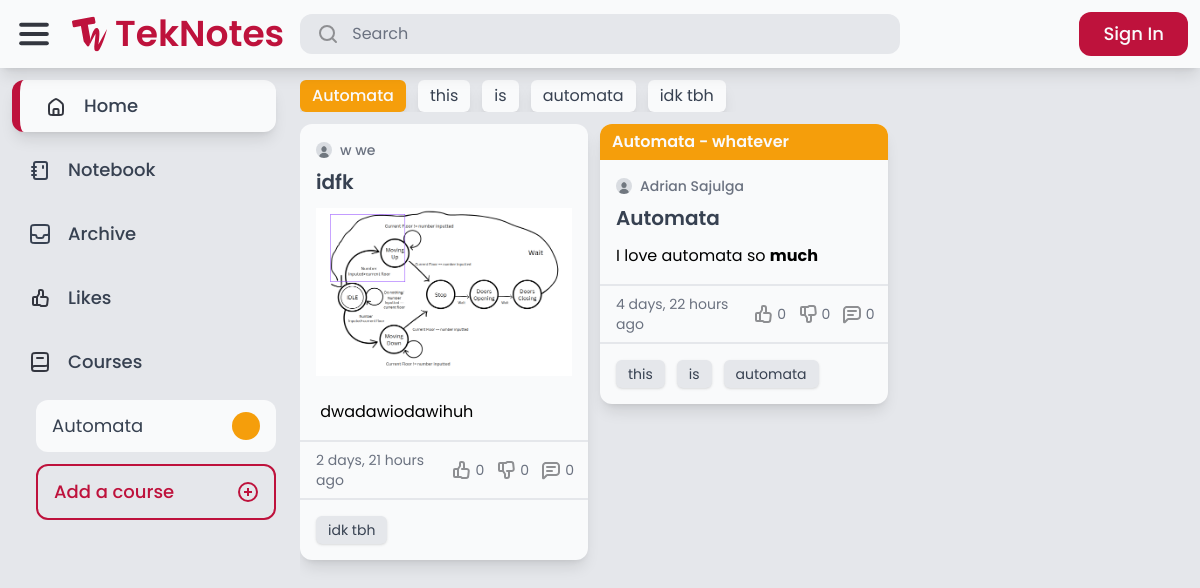
The page / on the database its author committed.
### course/models.py (models this page shows)
class Course(models.Model):
    COLORS = [
        ('red-500', 'Red'),
        ('orange-500', 'Orange'),
        ('amber-500', 'Amber'),
        ('lime-500', 'Lime'),
        ('green-500', 'Green'),
        ('emerald-500', 'Emerald'),
        ('teal-500', 'Teal'),
        ('cyan-500', 'Cyan'),
        ('blue-500', 'Blue'),
        ('indigo-500', 'Indigo'),
        ('violet-500', 'Violet'),
        ('purple-500', 'Purple'),
        ('fuchsia-500', 'Fuschia'),
        ('pink-500', 'Pink'),
    ]
    code = models.CharField(max_length=20)
    description = models.CharField(max_length=255)
    color = models.CharField(max_length=20, choices=COLORS, default='gray-500')
    created_by = models.ForeignKey(User, related_name='courses', on_delete=models.CASCADE)
    def __str__(self):
        return f'{self.code} - {self.description}'

### tags/models.py (models this page shows)
class Tag(models.Model):
    name = models.CharField(max_length=50, unique=True)
    def __str__(self):
        return self.name

### notes/models.py (models this page shows, shortened)
class Note(models.Model):
    title = models.CharField(max_length=255)
    content = CKEditor5Field("Text", config_name="extends", blank=True, null=True)
    course = models.ForeignKey(Course, null=True, blank=True, on_delete=models.SET_NULL)
    created_by = models.ForeignKey(User, related_name="notes", on_delete=models.CASCADE)
    created_at = models.DateTimeField(auto_now_add=True)
    modified_at = models.DateTimeField(auto_now=True)
    tags = models.ManyToManyField(Tag, related_name="notes", blank=True)
    is_archived = models.BooleanField(default=False)
    is_private = models.BooleanField(default=False)

### authentication/models.py (models this page shows, shortened)
class Profile(models.Model):
    user = models.OneToOneField(User, on_delete=models.CASCADE)
    bio = models.TextField(max_length=500, default="No bio yet.")
    avatar = models.ImageField(default="avatars/default.jpg", upload_to="avatars/")
    location = models.CharField(max_length=30, blank=True)

### core/views.py (the view)
# urls.py: path("", views.index, name="index"),
def index(request):
    notes = Note.objects.filter(is_archived=False, is_private=False).order_by(
        "-modified_at"
    )
    courses = Course.objects.filter(note__in=notes).distinct()
    tags = Tag.objects.filter(notes__in=notes).distinct()
    return render(
        request, "core/index.html", {"notes": notes, "courses": courses, "tags": tags}
    )

### core/context_processors.py (called while the page is built)
def courses_list(request):
    return {
        'your_courses': Course.objects.all().distinct()
    }

### core/templates/core/index.html (shortened to what this page needs)
{% extends 'core/base.html' %}
{% load static %}
{% block content %}
    {% if notes %}
        {% include 'tags/course_and_tags.html' %}
        {% include 'notes/notes.html' %}
    {% else %}
        {% include 'core/no_results.html' with message="It looks like there are no notes yet. Start contributing to the community!" complex=True%}
    {% endif %}
{% endblock %}

### core/templates/core/base.html (shortened to what this page needs)
{% extends 'core/core.html' %}
{% load static %}
{% load custom_filters %}
{% block body %}
    <div class="flex flex-col h-full overflow-hidden">
        <header class="flex items-center w-full p-3 gap-3 shadow-lg z-10 bg-gray-50">
            <div class="flex flex-1 items-center gap-4">
                <img class="cursor-pointer" id="menu-icon" src="{% static 'teknotes/images/Menu.svg' %}" alt="Menu">
                <a href="/" class="flex items-center gap-2">
                    <img src="{% static 'teknotes/images/TekNotes-Logo.svg' %}" alt="Logo">
                    <p id="logo-text" class="font-semibold text-rose-700 text-4xl">TekNotes</p>
                </a>
                <form action="{% url 'advanced_search:search' %}" method="get" class="flex flex-1 max-w-[600px] px-4 py-2 rounded-xl bg-gray-200 transition-all hover:bg-gray-300 gap-3 cursor-text min-w-[0px]" onclick="this.querySelector('input[name=\'query\']').focus();">
                    <img src="{% static 'teknotes/images/Search.svg' %}" alt="Search">
                    <input name="query" class="placeholder-gray-500 w-full text-gray-700 bg-transparent border-none focus:outline-none min-w-[0px]"
                           type="text" value="{{ query }}" placeholder="Search"
                           onclick="event.stopPropagation();"/>
                </form>
            </div>
            <div class="flex items-center gap-4 h-full">
                {% if request.user.is_authenticated %}
                    <a href="{% url 'notes:tek_a_note' %}" class="flex bg-rose-700 rounded-xl gap-4 px-4 py-2 transition-all hover:shadow-lg">
                        <img src="{% static 'teknotes/images/Edit.svg' %}" alt="Edit">
                        <p class="new-note-text text-gray-50 font-medium text-lg">Tek a Note</p>
                    </a>
                    <div class="flex h-full">
                        <a href="{% url 'authentication:logout' %}" class="transition-all flex gap-4 px-4 py-2 rounded-l-xl bg-gray-200 hover:shadow-lg">
                            <p class="text-gray-700 text-lg">Log out</p>
                        </a>
                        <a href="{% url 'authentication:profile' request.user.id %}" class="transition-all flex h-full aspect-square rounded-r-xl bg-[url('{{ request.user.profile.avatar.url }}')] bg-cover border-2 border-gray-200 hover:shadow-lg"></a>
                    </div>
                {% else %}
                    <a href="{% url 'authentication:login' %}" class="flex bg-rose-700 rounded-xl gap-4 px-6 py-2 transition-all hover:shadow-lg">
                        <p class="text-gray-50 font-medium text-lg">Sign In</p>
                    </a>
                {% endif %}
            </div>
        </header>
        <main class="flex bg-gray-200 h-full overflow-hidden">
            <nav class="flex flex-col w-full max-w-72 h-full p-3 gap-3 overflow-y-auto">
                <a href="/" class="nav-elem flex rounded-xl px-4 py-3 gap-4 {% if request.path == '/' %} active-nav bg-gray-50 px-6 py-3 shadow-lg border-l-8 border-rose-700 {% endif %}">
                    <img src="{% static 'teknotes/images/Home.svg' %}" alt="Home">
                    <p class="nav-text text-lg text-gray-700 font-medium">Home</p>
                </a>
                <a href="/notebook/" class="nav-elem flex rounded-xl px-4 py-3 gap-4 {% if request.path == '/notebook/' %} active-nav bg-gray-50 px-6 py-3 shadow-lg border-l-8 border-rose-700 {% endif %}">
                    <img src="{% static 'teknotes/images/notebook.svg' %}" alt="Notebook">
                    <p class="nav-text text-lg text-gray-700 font-medium">Notebook</p>
                </a>
                <a href="/archive/" class="nav-elem flex rounded-xl px-4 py-3 gap-4 {% if request.path == '/archive/' %} active-nav bg-gray-50 px-6 py-3 shadow-lg border-l-8 border-rose-700 {% endif %}">
                    <img src="{% static 'teknotes/images/Archive.svg' %}" alt="Archive">
                    <p class="nav-text text-lg text-gray-700 font-medium">Archive</p>
                </a>
                <a href="/likes/" class="nav-elem flex rounded-xl px-4 py-3 gap-4 {% if request.path == '/likes/' %} active-nav bg-gray-50 px-6 py-3 shadow-lg border-l-8 border-rose-700 {% endif %}">
                    <img src="{% static 'teknotes/images/Likes.svg' %}" alt="Likes">
                    <p class="nav-text text-lg text-gray-700 font-medium">Likes</p>
                </a>
                <div class="nav-elem flex rounded-xl px-4 py-3 gap-4">
                    <img src="{% static 'teknotes/images/Course.svg' %}" alt="Courses">
                    <p class="nav-text text-lg text-gray-700 font-medium">Courses</p>
                </div>
                <div id="courses" class="flex flex-col pl-6 gap-3">
                    {% for course in your_courses %}
                        <a href="{% url 'advanced_search:search_by_course' course.id %}" class="group transition-all course-elem nav-elem flex rounded-xl px-4 py-3 justify-between bg-gray-50 hover:bg-{{ course.color }}">
                            <p class="course-text text-lg text-gray-700 group-hover:text-gray-50">{{ course.code }}</p>
                            <div class="rounded-full bg-{{ course.color }} group-hover:bg-gray-50 h-full min-h-7 aspect-square course-color"></div>
                        </a>
                    {% endfor %}
                    <a id="add-course" href="{% url 'course:add_a_course' %}" class="transition-all course-elem nav-elem flex rounded-xl px-4 py-3 justify-between border-2 border-rose-700 hover:bg-rose-700 text-rose-700 hover:text-gray-50 hover:font-regular">
                        <p class="course-text text-lg font-medium">Add a course</p>
                        <img src="{% static 'teknotes/images/Add.svg' %}" alt="Courses">
                    </a>
                </div>
            </nav>
            <div class="flex flex-col flex-1 h-full p-3 gap-3 overflow-hidden">
                {% block content %}
                {% endblock %}
            </div>
        </main>
    </div>
{% endblock %}

### tags/templates/tags/course_and_tags.html
{% load static %}
{% load custom_filters %}
<link rel="stylesheet" href="{% static 'teknotes/css/highlight.css' %}">
<div class="flex {% if wrap %} flex-wrap {% else %} overflow-x-auto {% endif %} gap-3 ">
    {% for course in courses %}
        <a href="{% url 'advanced_search:search_by_course' course.id %}" class="px-3 py-1 bg-{{ course.color }} rounded-md shadow-lg font-medium text-gray-50 whitespace-nowrap">{{ course.code }}</a>
    {% endfor %}
    {% for tag in tags %}
        <a href="/search/?query={{ tag.name }}" class="ncshadow px-3 py-1 {% if query in tag.name %}bg-rose-700 text-white {%else%} bg-gray-50 text-gray-700 {%endif%} rounded-md shadow-lg whitespace-nowrap">{{ tag.name }}</a>
    {% endfor %}
</div>

### notes/templates/notes/notes.html (shortened to what this page needs)
<div class="flex flex-1 {% if not no_scroll %} overflow-hidden overflow-y-auto {% endif %}">
  <div id="notes" class="flex flex-1 gap-3" style="display: none;">
    {% for note in notes %}
    <div class="note" data-note-id="{{ note.id }}">
      {% include 'notes/note.html' %}
    </div>
    {% endfor %}
  </div>
  <div id="notes-container" class="flex flex-1 gap-3"></div>
</div>

### notes/templates/notes/note.html (shortened to what this page needs)
{% load static %}
{% load custom_filters %}
<div class="rounded-xl hover:bg-gray-100 transition-all {% if note.is_private %} border-2 border-dashed border-gray-500 {% else %} bg-gray-50 shadow-lg hover:shadow-xl {% endif %}">
    <a href="{% url 'notes:note_detail' note.id %}" class="flex flex-col {% if note.is_archived %} opacity-70 {% endif %}">
        {% if note.course %}
            <div class="flex {% if note.is_private %} border-b-2 border-dashed border-gray-500 {% else %} bg-{{ note.course.color }} {% endif %} px-3 py-1.5 rounded-t-xl">
                <p class="{% if note.is_private %} text-{{ note.course.color }} {% else %} text-gray-50 {% endif %} font-semibold">{{ note.course }}</p>
            </div>
        {% endif %}
        <div class="flex flex-col p-4 gap-3 max-h-80 overflow-hidden">
            <div class="flex flex-col gap-2">
                <div class="flex gap-2 items-center">
                    <img src="{{ note.created_by.profile.avatar.url }}" alt="Profile Image" class="h-4 w-4 aspect-square rounded-full">
                    <p class="text-gray-500 font-medium text-sm">
                        {%if query%}
                            {% highlight note.created_by.first_name query "user" %} {% highlight note.created_by.last_name query "user" %}
                        {% else %}
                            {{ note.created_by.first_name }} {{ note.created_by.last_name }}
                        {% endif %}
                    </p>
                </div>
                <h1 class="text-xl text-gray-700 font-semibold">
                    {%if query%}
                        {% highlight note.title query "note_title" %}
                    {%else%}
                        {{ note.title}}
                    {%endif%}
                </h1>
            </div>
            <div class="">
                <p class="text-gray-700">
                    {%if query%}
                    {% highlight note.content query "note_detail" %}
                    {%else%}
                    {{ note.content | safe}}
                    {%endif%}
                </p>
            </div>
        </div>
        <div class="flex justify-between px-4 py-2 border-t-2 {% if note.is_private %} border-gray-500 border-dashed {% else %} border-gray-200 {% endif %}">
            <p class="text-gray-500 text-sm">{{ note.modified_at|timesince }} ago</p>
            <div class="flex gap-3">
                <div class="flex gap-0.5 items-center">
                    <img src="{% if request.user.is_authenticated and note|is_liked:request.user %}{% static 'teknotes/images/thumbed_up.svg' %}{% else %}{% static 'teknotes/images/thumb_up.svg' %}{% endif %}" alt="thumb_up">
                    <p class="text-sm {% if request.user.is_authenticated and note|is_liked:request.user %}text-yellow-500 font-medium{% else %}text-gray-500{% endif %}">{{ note.likes.count }}</p>
                </div>
                <div class="flex gap-0.5 items-center">
                    <img src="{% if request.user.is_authenticated and note|is_disliked:request.user %}{% static 'teknotes/images/thumbed_down.svg' %}{% else %}{% static 'teknotes/images/thumb_down.svg' %}{% endif %}" alt="thumb_down">
                    <p class="text-sm {% if request.user.is_authenticated and note|is_disliked:request.user %}text-yellow-500 font-medium{% else %}text-gray-500{% endif %}">{{ note.dislikes.count }}</p>
                </div>
                <div class="flex gap-0.5 items-center">
                    <img src="{% static 'teknotes/images/comment.svg' %}" alt="comment">
                    <p class="text-sm text-gray-500">{{ note.comments.count }}</p>
                </div>
            </div>
        </div>
        {% if note.tags.count > 0 %}
            <div class="flex flex-wrap p-4 gap-3 border-t-2 {% if note.is_private %} border-gray-500 border-dashed {% else %} border-gray-200 {% endif %}">
                {% for tag in note.tags.all|slice:":3" %}
                    <p class="text-sm  shadow px-3 py-1 rounded-md inline-block
                    {%if query in tag.name%}
                        bg-rose-700 text-white
                    {% elif note.is_private %}
                        bg-gray-50
                    {% else %} bg-gray-200
                    {% endif %} text-gray-700">
                    {{tag}}
                    </p>
                {% endfor %}
            </div>
        {% endif %}
    </a>
</div>

### static/teknotes/css/highlight.css (style rules this page uses)
.ncshadow { transition: background-color 0.5s ease, box-shadow 0.5s ease; }

### rows shown on the page
Course: code "Automata"
Tag: name "this"
Tag: name "is"
Tag: name "automata"
Tag: name "idk tbh"
Note: created_by.profile.avatar (placeholder picture), created_by.first_name "w", created_by.last_name "we", title "idfk", content (picture), content "dwadawiodawihuh", modified_at "2 days, 21 hours", likes.count "0", dislikes.count "0", comments.count "0"
Note: course "Automata - whatever", created_by.profile.avatar (placeholder picture), created_by.first_name "Adrian", created_by.last_name "Sajulga", title "Automata", content "I love automata so much", modified_at "4 days, 22 hours", likes.count "0", dislikes.count "0", comments.count "0"
